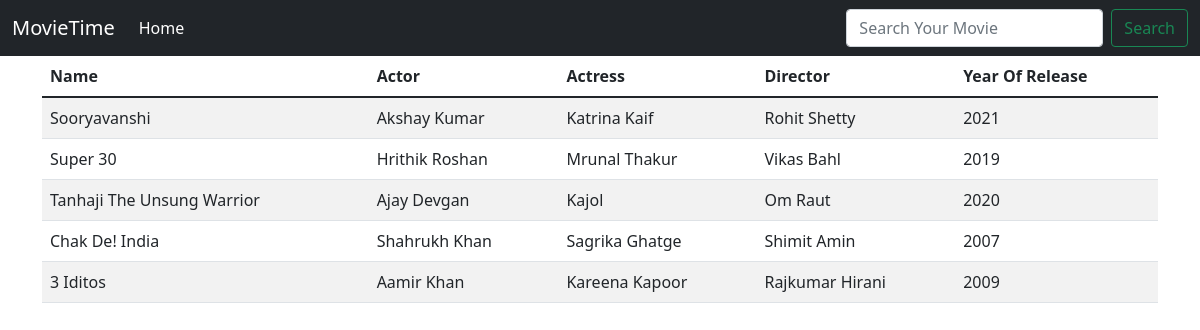
The page / on the database its author committed.
### tables this page shows
CREATE TABLE `movies` (
  `movie_id` int(11) NOT NULL,
  `name` varchar(30) NOT NULL,
  `actor` varchar(30) NOT NULL,
  `actress` varchar(30) NOT NULL,
  `director` varchar(30) NOT NULL,
  `year_of_release` int(11) NOT NULL
);

### index.php (the view, shortened to what this page needs)
<?php
    include("config.php");
    $search = $_GET['search'];
    $sql = "SELECT * from Movies";
    if($search==""){
        $result = mysqli_query($mysqli,$sql);
    }
    else{
        $result = mysqli_query($mysqli,"SELECT * FROM Movies Where name = '$search'");
    }
?>
<!DOCTYPE html>
<html lang="en">
<head>
    <link href="https://cdn.jsdelivr.net/npm/bootstrap@5.1.3/dist/css/bootstrap.min.css" rel="stylesheet">
</head>
<body>
<nav class="navbar navbar-expand-lg navbar-dark bg-dark">
  <div class="container-fluid">
    <a class="navbar-brand" href="#">MovieTime</a>
    <div class="collapse navbar-collapse" id="navbarSupportedContent">
      <ul class="navbar-nav me-auto mb-2 mb-lg-0">
        <li class="nav-item">
          <a class="nav-link active" aria-current="page" href="#">Home</a>
        </li>
      </ul>
      <form class="d-flex">
        <input class="form-control me-2" name="search" type="search" placeholder="Search Your Movie" aria-label="Search">
        <button class="btn btn-outline-success" type="submit">Search</button>
      </form>
    </div>
  </div>
</nav>
<div class="container">
<table class="table table-striped table-hover">
        <thead>
            <tr>
                <th scope="col">Name</th>
                <th scope="col">Actor</th>
                <th scope="col">Actress</th>
                <th scope="col">Director</th>
                <th scope="col">Year Of Release</th>
            </tr>
        </thead>
    <tbody>
        <?php
            while($row=mysqli_fetch_assoc($result)){
                echo "<tr>";
                echo "<td>".$row['name']."</td>";
                echo "<td>".$row['actor']."</td>";
                echo "<td>".$row['actress']."</td>";
                echo "<td>".$row['director']."</td>";
                echo "<td>".$row['year_of_release']."</td>";
                echo "</tr>";
            }
        ?>
    </tbody>
    </table>
</div>

### rows shown on the page
movies: name "Sooryavanshi", actor "Akshay Kumar", actress "Katrina Kaif", director "Rohit Shetty", year_of_release "2021"
movies: name "Super 30", actor "Hrithik Roshan", actress "Mrunal Thakur", director "Vikas Bahl", year_of_release "2019"
movies: name "Tanhaji The Unsung Warrior", actor "Ajay Devgan", actress "Kajol", director "Om Raut", year_of_release "2020"
movies: name "Chak De! India", actor "Shahrukh Khan", actress "Sagrika Ghatge", director "Shimit Amin", year_of_release "2007"
movies: name "3 Iditos", actor "Aamir Khan", actress "Kareena Kapoor", director "Rajkumar Hirani", year_of_release "2009"
